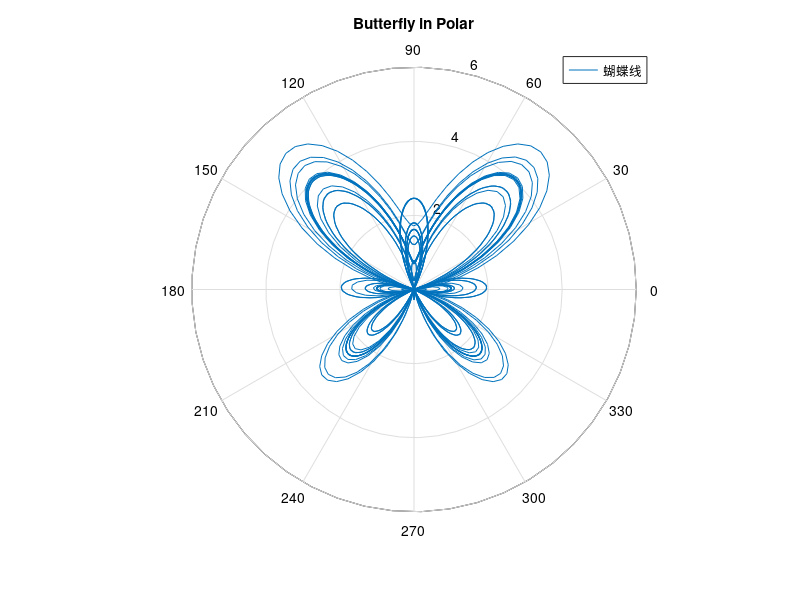

Source code (MATLAB):
clear; clc;
theta = 1:1/16:100;
rho = exp(sin(theta)) - 2*cos(4*theta) - (sin((2*theta-pi)/24)).^5;
figure;
polar(theta,rho);
title('Butterfly in Polar');
xlabel('theta');
ylabel('rho'); %polarplot不支持xlabel和ylabel
legend('蝴蝶线');